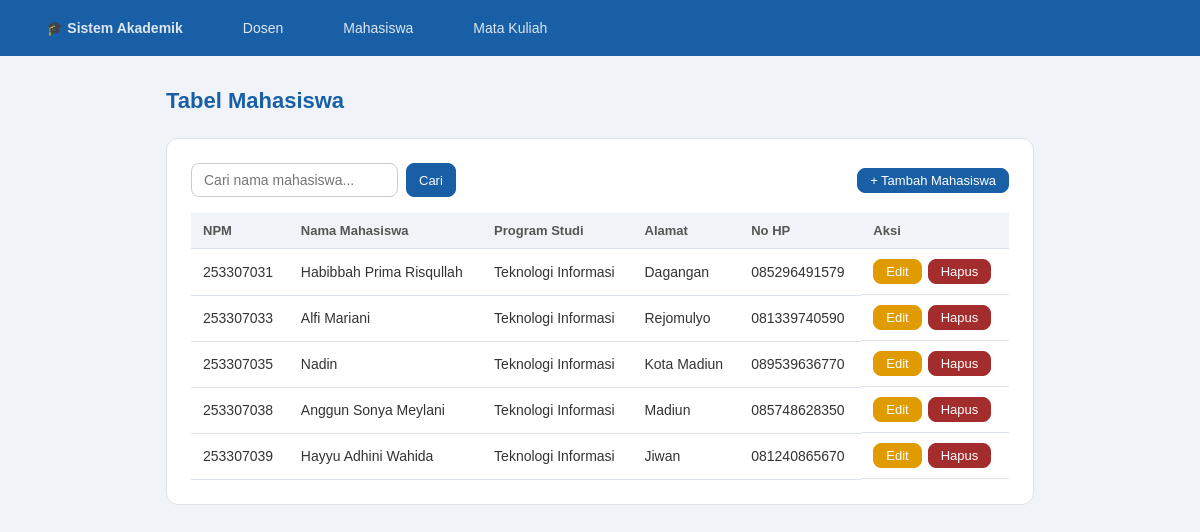
Screenshot of /viewmahasiswa.php with the database file from the repository.
### tables this page shows
CREATE TABLE `t_mahasiswa` (
  `npm` int(11) NOT NULL,
  `namaMhs` varchar(50) NOT NULL,
  `prodi` varchar(25) DEFAULT NULL,
  `alamat` varchar(70) DEFAULT NULL,
  `noHP` varchar(25) DEFAULT NULL
);

### viewmahasiswa.php (the view, shortened to what this page needs)
<?php include 'koneksi.php'; ?>
<!DOCTYPE html>
<html lang="id">
<head>
    <link rel="stylesheet" href="style.css">
</head>
<body>
    <nav class="navbar">
        <a href="viewdosen.php" class="navbar-brand">🎓 Sistem Akademik</a>
        <a href="viewdosen.php">Dosen</a>
        <a href="viewmahasiswa.php">Mahasiswa</a>
        <a href="viewmatakuliah.php">Mata Kuliah</a>
    </nav>
    <div class="page-wrapper">
        <p class="page-title">Tabel Mahasiswa</p>
        <div class="card">
            <div class="action-bar">
                <form action="viewmahasiswa.php" method="get"
                      style="display:flex; gap:8px;">
                    <div class="search-bar" style="margin:0;">
                        <input type="text"
                               name="keyword"
                               placeholder="Cari nama mahasiswa..."
                               value="<?php echo isset($_GET['keyword']) ?
                                      $_GET['keyword'] : ''; ?>">
                        <button type="submit" class="btn btn-primary btn-sm">
                            Cari
                        </button>
                    </div>
                </form>
                <a href="inputmahasiswa.php" class="btn btn-primary btn-sm">
                    + Tambah Mahasiswa
                </a>
            </div>
            <table>
                <thead>
                    <tr>
                        <th>NPM</th>
                        <th>Nama Mahasiswa</th>
                        <th>Program Studi</th>
                        <th>Alamat</th>
                        <th>No HP</th>
                        <th>Aksi</th>
                    </tr>
                </thead>
                <tbody>
                <?php
                    if (isset($_GET['keyword']) && $_GET['keyword'] != '') {
                        $keyword = $_GET['keyword'];
                        $query   = "SELECT * FROM t_mahasiswa
                                    WHERE namaMhs LIKE '%$keyword%'
                                    ORDER BY npm ASC";
                    } else {
                        $query   = "SELECT * FROM t_mahasiswa
                                    ORDER BY npm ASC";
                    }
                    $result = mysqli_query($link, $query);
                    if (mysqli_num_rows($result) == 0) {
                        echo "<tr>
                                <td colspan='6'
                                    style='text-align:center;
                                           color:#888;
                                           padding:2rem;'>
                                    Data tidak ditemukan
                                </td>
                              </tr>";
                    } else {
                        while ($data = mysqli_fetch_assoc($result)) {
                            echo "<tr>
                                    <td>" . $data['npm'] . "</td>
                                    <td>" . $data['namaMhs'] . "</td>
                                    <td>" . $data['prodi'] . "</td>
                                    <td>" . $data['alamat'] . "</td>
                                    <td>" . $data['noHP'] . "</td>
                                    <td style='display:flex; gap:6px;'>
                                        <a href='editmahasiswa.php?npm="
                                            . $data['npm'] . "'
                                           class='btn btn-warning btn-sm'>
                                            Edit
                                        </a>
                                        <a href='hapusmahasiswa.php?npm="
                                            . $data['npm'] . "'
                                           class='btn btn-danger btn-sm'
                                           onclick=\"return confirm('Yakin ingin menghapus data ini?')\">
                                            Hapus
                                        </a>
                                    </td>
                                  </tr>";
                        }
                    }
                ?>
                </tbody>
            </table>
        </div>
    </div>
</body>
</html>

### style.css (style rules this page uses)
* { margin: 0; padding: 0; box-sizing: border-box; }
body { font-family: Arial, sans-serif; background-color: #f0f4f8; color: #333; }
.navbar { background-color: #185FA5; padding: 0 2rem; display: flex; align-items: center; gap: 2rem; height: 56px; }
.navbar-brand { color: #fff; font-size: 18px; font-weight: bold; text-decoration: none; }
.navbar a { color: rgba(255,255,255,0.85); text-decoration: none; font-size: 14px; padding: 6px 14px; border-radius: 6px; transition: background 0.2s; }
.page-wrapper { max-width: 900px; margin: 2rem auto; padding: 0 1rem; }
.page-title { font-size: 22px; font-weight: bold; margin-bottom: 1.5rem; color: #185FA5; }
.card { background: #fff; border: 1px solid #dde3ea; border-radius: 12px; padding: 1.5rem; margin-bottom: 1.5rem; }
.btn { padding: 8px 20px; border-radius: 8px; font-size: 14px; cursor: pointer; border: 1px solid #ccc; background: #fff; color: #333; text-decoration: none; display: inline-block; transition: opacity 0.2s; }
.btn-primary { background: #185FA5; color: #fff; border-color: #185FA5; }
.btn-warning { background: #e09b00; color: #fff; border-color: #e09b00; }
.btn-danger { background: #A32D2D; color: #fff; border-color: #A32D2D; }
.btn-sm { padding: 4px 12px; font-size: 13px; }
table { width: 100%; border-collapse: collapse; font-size: 14px; }
thead tr { background-color: #f0f4f8; }
th { padding: 10px 12px; text-align: left; font-weight: bold; font-size: 13px; color: #555; border-bottom: 1px solid #dde3ea; }
td { padding: 10px 12px; border-bottom: 1px solid #dde3ea; color: #333; }
.search-bar { display: flex; gap: 8px; margin-bottom: 1rem; }
.search-bar input { flex: 1; padding: 8px 12px; border: 1px solid #ccc; border-radius: 8px; font-size: 14px; }
.action-bar { display: flex; justify-content: space-between; align-items: center; margin-bottom: 1rem; }

### rows the page displays
t_mahasiswa: npm "253307031", namaMhs "Habibbah Prima Risqullah", prodi "Teknologi Informasi", alamat "Dagangan", noHP "085296491579"
t_mahasiswa: npm "253307033", namaMhs "Alfi Mariani", prodi "Teknologi Informasi", alamat "Rejomulyo", noHP "081339740590"
t_mahasiswa: npm "253307035", namaMhs "Nadin", prodi "Teknologi Informasi", alamat "Kota Madiun", noHP "089539636770"
t_mahasiswa: npm "253307038", namaMhs "Anggun Sonya Meylani", prodi "Teknologi Informasi", alamat "Madiun", noHP "085748628350"
t_mahasiswa: npm "253307039", namaMhs "Hayyu Adhini Wahida", prodi "Teknologi Informasi", alamat "Jiwan", noHP "081240865670"
